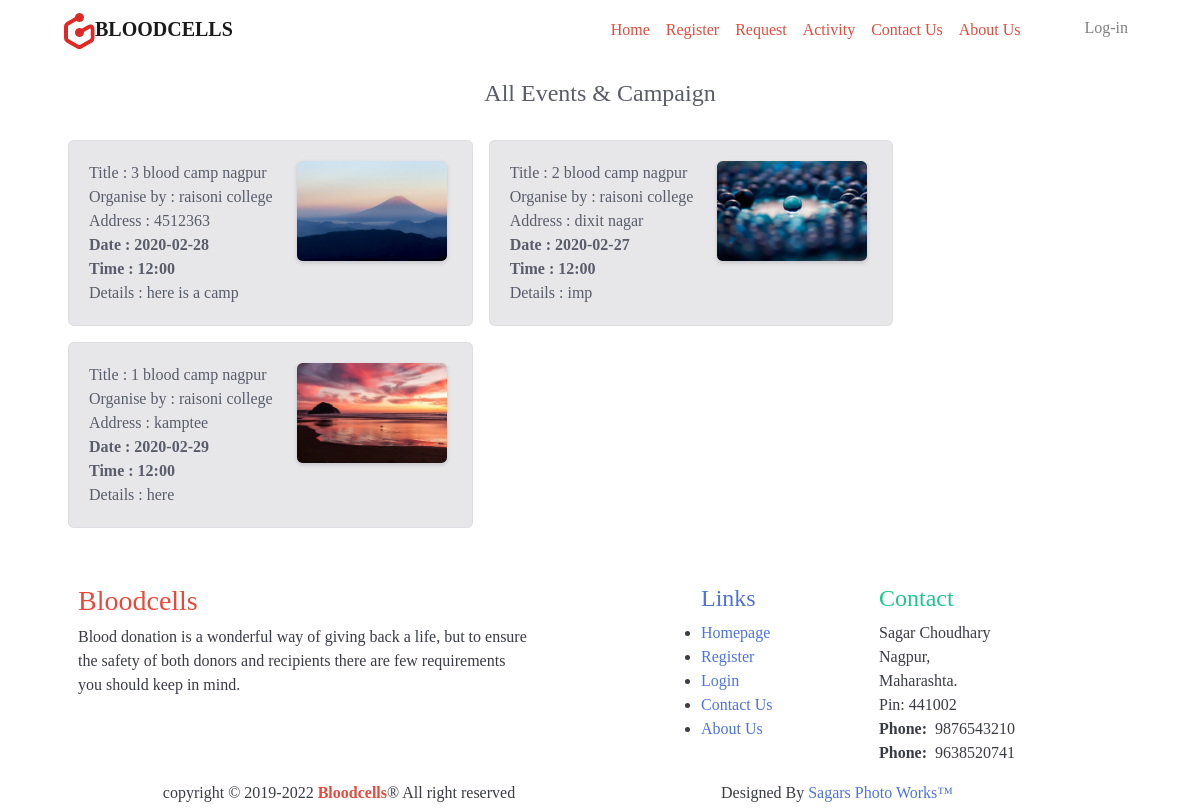
Page /activity.php on the committed database.
### tables this page shows
CREATE TABLE `camps` (
  `id` int(10) NOT NULL,
  `title` text NOT NULL,
  `organised_by` text NOT NULL,
  `address` text NOT NULL,
  `date` text NOT NULL,
  `time` text NOT NULL,
  `poster` text NOT NULL,
  `details` text NOT NULL
);

### activity.php (the view, shortened to what this page needs)
 <!DOCTYPE html>
<html>
  <head>
    <?php include 'include/common_links.php'; ?>
<link rel="stylesheet" href="PhotoSwipe-4.1.3/dist/photoswipe.css">
<link rel="stylesheet" href="PhotoSwipe-4.1.3/dist/default-skin/default-skin.css">
  </head>
  <body id="page-top">
    <div class="home container-fluid">
      <div>
        <nav class="navbar navbar-expand-lg navbar-light">
          <div class="container">
            <a class="navbar-brand text-uppercase font-weight-bold" id="logo-name"href="index.php"><img src="assets/Component.png" id="logo1" alt="component">Bloodcells</a>
            <div class="collapse navbar-collapse" id="navbarSupportedContent1">
              <ul class="navbar-nav ml-auto font-weight-normal">
                <li class="nav-item menu-item"> <a class="nav-link text-danger" href="index.php">Home</a> </li>
                <li class="nav-item menu-item"> <a class="nav-link text-danger" href="beforeregister.php">Register</a> </li>
                <li class="nav-item menu-item"> <a class="nav-link text-danger" href="all_request.php">Request</a> </li>
                <li class="nav-item menu-item"> <a class="nav-link text-danger" href="camps.php">Activity</a> </li>
                <li class="nav-item menu-item"> <a class="nav-link text-danger" href="contact.php">Contact Us</a> </li>
                <li class="nav-item menu-item"> <a class="nav-link text-danger" href="about.php">About Us</a> </li>
<?php if (!isset($_SESSION['email'])): ?>
    <li class="nav-item ml-5"> <a class="nav-link" href="login.php"><h6 class="login-button">Log-in</h6></a> </li>
            <?php endif; ?>
              </ul>
            </div>
          </div>
        </nav>
      </div>
    <div id="content-wrapper" class="d-flex flex-column">
      <div id="content">
        <div class="container-fluid">
          <h1 class="h4 mt-3 mb-4 text-center text-gray-800">All Events & Campaign</h1>
<div class="container" data-aos="fade-up">
<div class="row">
<?php
  $mysqli = new mysqli('localhost','root','','bloodcells') or die(mysqli_error($mysqli));
  $result = $mysqli->query("SELECT * FROM camps ORDER BY id DESC") or die($mysqli->error);
  while ($row = $result->fetch_assoc()):
?>
<div class=""data-aos="fade-up">
    <div class="card m-2 alert-secondary">
      <div class="card-body">
          <div class="row">
            <div class="col-auto">
            <div class="text-gray-800">Title&#32;&#58;&#32;<?php echo $row['title']; ?></div>
            <div class="text-gray-800">Organise by&#32;&#58;&#32;<?php echo $row['organised_by']; ?></div>
            <div class="font-weight-normal text-gray-800">Address&#32;&#58;&#32;<?php echo $row['address']; ?></div>
            <div class="font-weight-bold text-gray-800">Date&#32;&#58;&#32;<?php echo $row['date']; ?></div>
            <div class="font-weight-bold text-gray-800">Time&#32;&#58;&#32;<?php echo $row['time']; ?></div>
            <div class="font-weight-normal text-gray-800">Details&#32;&#58;&#32;<?php echo $row['details']; ?></div>
            </div>
            <div class="col-auto">
              <div class="font-weight-bold text-gray-900">
<?php
$loc = 'admin/camps_assets/'.$row['poster'];
list($width,$height) = getimagesize($loc);
?>
                <div class="my-gallery">
                  <figure>
                    <a href="admin/camps_assets/<?php echo $row['poster']; ?>" data-size="<?php echo $width."x".$height; ?>" width="200" height="auto">
                        <img src="admin/camps_assets/<?php echo $row['poster']; ?>" class="rounded shadow-sm myImgg imgdisplay image" itemprop="thumbnail" alt="Image description" />
                    </a>
                  </figure>
                </div>
            </div>
            </div>
          </div>
      </div>
    </div>
</div>
<?php endwhile; ?>
</div>
</div>
        </div>
      </div>
    </div>
<?php include 'include/footer.php'; ?>
</div>
</body>
</html>

### include/common_links.php (shortened to what this page needs)
<link rel="stylesheet" href="css/font.css">
 <link rel="stylesheet" href="css/loading.css">
  <link rel="stylesheet" href="https://use.fontawesome.com/releases/v5.11.2/css/all.css">
    <link href="css/bootstrap-4.0.0.css" rel="stylesheet" type="text/css">
	<link href="css/custom_bootstrap.min.css" rel="stylesheet" type="text/css">
    <link href="fontawesome/css/all.min.css" rel="stylesheet" type="text/css">
  <link href="fontawesom/css/all.css" rel="stylesheet" type="text/css">
  <link href="fontawesom/css/brands.css" rel="stylesheet" type="text/css">
  <link href="fontawesom/css/regular.css" rel="stylesheet" type="text/css">
  <link href="fontawesom/css/solid.css" rel="stylesheet" type="text/css">
  <link href="fontawesome/css/fontawesome.css" rel="stylesheet" type="text/css">
<link rel="stylesheet" href="https://stackpath.bootstrapcdn.com/font-awesome/4.7.0/css/font-awesome.min.css">
<link rel="stylesheet" href="https://cdnjs.cloudflare.com/ajax/libs/font-awesome/5.12.1/css/brands.min.css">
<link href="css/sweetalert2.css" rel="stylesheet">
    <link href="css/aos.css" rel="stylesheet" type="text/css">
    <link rel="stylesheet" href="css/swiper.min.css">

### include/footer.php (shortened to what this page needs)
<div class="mt-5 container">
  <div class="mt-4 text-gray-900">
    <footer id="footer">
      <div class="footer-top mt-4">
        <div class="container">
          <div class="row">
            <div class="col-lg-7 footer-info">
              <h3 class="text-danger">Bloodcells</h3>
              <p class="w-75">Blood donation is a wonderful way of giving back a life, but to ensure the safety of both donors and recipients there are few requirements you should keep in mind.</p>
            </div>
            <div class="col-lg-2 footer-links">
              <h4 class="text-primary">Links</h4>
              <ul>
                <li><a href="index.php" title="Go to bloodcells homepage">Homepage</a></li>
                <li><a href="register.php" title="Register to donate a blood or host a blood drive">Register</a></li>
                <li><a href="login.php.php" title="Log-in to get more control">Login</a></li>
                <li><a href="contact.php" title="If you want to contact us">Contact Us</a></li>
                <li><a href="about.php" title="If you want to know more about us">About Us</a></li>
              </ul>
            </div>
            <div class="col-lg-3 footer-contact">
              <h4 class="text-success">Contact</h4>
              <p>Sagar Choudhary<br>
                Nagpur&comma;<br>
                Maharashta.<br>Pin: 441002
              <br><strong>Phone: </strong>&nbsp;9876543210
            <br><strong>Phone: </strong>&nbsp;9638520741</p>
          </div>
        </div>
        <div class="container mb-1 row">
          <div class="copyright col-6 text-center">
             copyright &copy; 2019-<?php echo date('Y');?>        <strong class="text-danger">Bloodcells</strong>&reg; All right reserved
          </div>
          <div class="credits col-6 text-center">
            Designed By <a href="http://www.wordpress.sagarsphotoworks.com" title="Sagar Choudhary's Website">Sagars Photo Works&trade;</a>
          </div>
        </div>
      </div>
    </div>
  </footer>
</div>
</div>

### activity.php (style rules this page uses)
.my-gallery { width: 100%; float: left; }
.my-gallery img { width: 100%; height: auto; }
.my-gallery figure { display:; float: left; margin: 0 5px 5px 0; width: 150px; }

### rows in the picture
camps: title "3 blood camp nagpur", organised_by "raisoni college", address "4512363", date "2020-02-28", time "12:00", details "here is a camp", poster (picture)
camps: title "2 blood camp nagpur", organised_by "raisoni college", address "dixit nagar", date "2020-02-27", time "12:00", details "imp", poster (picture)
camps: title "1 blood camp nagpur", organised_by "raisoni college", address "kamptee", date "2020-02-29", time "12:00", details "here", poster (picture)
